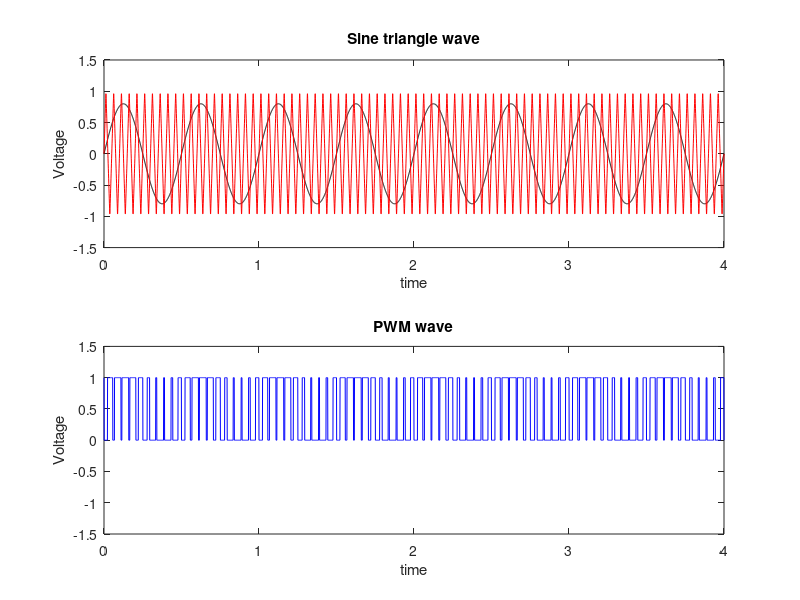

Write MATLAB code to recreate this figure.
clc
close all
clear
t=0:0.001:4;
s=sawtooth(4*pi*10*t+(pi/2),0.5);
m=0.80*sin(4*pi*1*t);
n=length(s);
for i=1:n
  if(m(i)>=s(i))
  pwm(i)=1;
  elseif(m(i)<=s(i))
  pwm(i)=0;
end
end

#Sine-Triangle wave
subplot(2,1,1)
plot(t,m,'-k',t,s,'-r');
axis([0 4 -1.5 1.5]);
title('Sine triangle wave');
xlabel('time');
ylabel('Voltage');

#PWM Wave
subplot(2,1,2)
plot(t,pwm,'-b');
axis([0 4 -1.5 1.5]);
title('PWM wave');
xlabel('time');
ylabel('Voltage');
